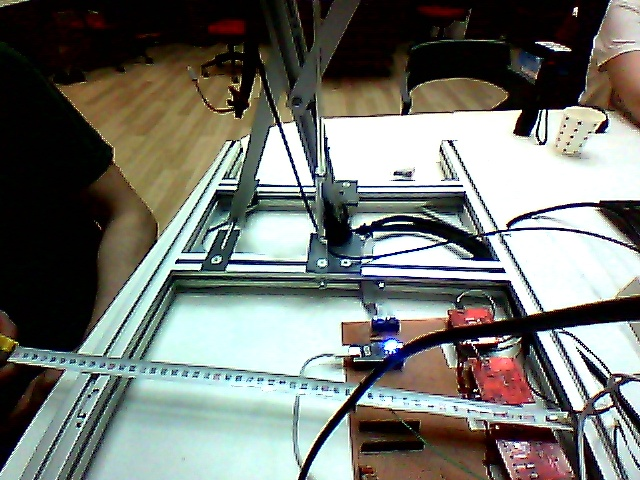
#> input picture 03-Software/6-pi/newnewnew2/perspective/image_0.jpeg, 640 x 480 px, given in place of the camera
$ python video_capture.py
#> lines starting #> are read from the running program, lines starting #| are printed output that depends on the picture
# import the opencv library
import cv2
import img_compare
import rect_detect
import track_complete
import math
import perspective
import center
import per_dir as per_dir
import background


def rescaleFrame(frame, scale = 0.75):
    #images,videos and live video
    width = int(frame.shape[1]*scale)
    height = int(frame.shape[0]*scale)

    dimensions = (width, height)

    return cv2.resize(frame,dimensions,interpolation=cv2.INTER_AREA)


# define a video capture object

# 0 : webcam, to find other cameras, change the number
#vid = cv2.VideoCapture(0)

# IP Webcam app (Play Store)
vid = cv2.VideoCapture(0)


# first, second and base images to compare, in case no pictures is taken for comparison
ret, first = vid.read()
#> first is the input picture: shape (480, 640, 3); mean B, G, R 112.3, 118.2, 115.2
first = cv2.cvtColor(first, cv2.COLOR_BGR2GRAY)
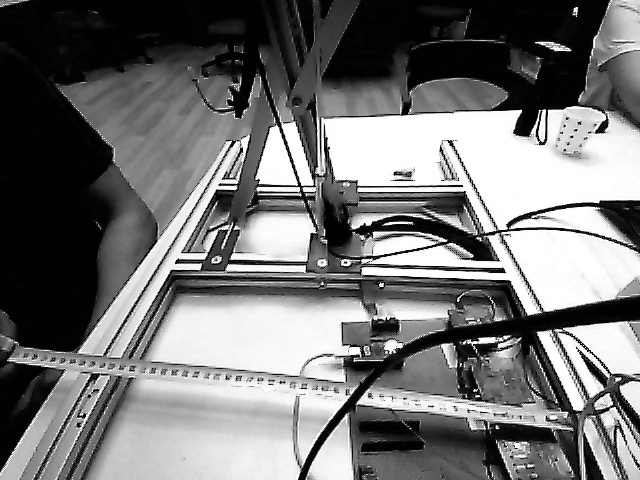
#> first: shape (480, 640); min 0, max 255, mean 116.6
first = rescaleFrame(first, 0.6)
#> in rescaleFrame, `return cv2.resize(frame,dimensions,interpolation=cv2.INTER_AREA)`:
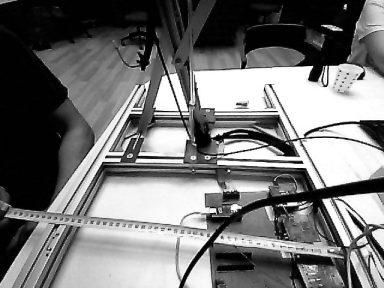
#> returned value: shape (288, 384); min 0, max 255, mean 116.6
base = first
second = first

i = 0               # only for saving images
########################################################################################################
#first=background.background()#### check the directory <------------------------------------------------

while(True):
    # Capture the video frame by frame
    ret, frame = vid.read()

    # to find a working channel, added
    # print('Is camera is available? ',ret)

    # for ip based camera, scale is needed to obtain videos that fits to the screen
    frame = rescaleFrame(frame, 0.6)
#> call 2 of rescaleFrame, with scale = 0.6
#> in rescaleFrame (call 2), `return cv2.resize(frame,dimensions,interpolation=cv2.INTER_AREA)`:
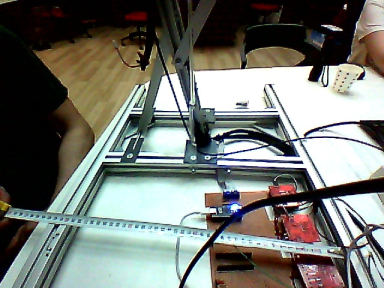
#> returned value: shape (288, 384, 3); mean of channels 0, 1, 2 112.3, 118.2, 115.2; drawn as B, G, R

    # Display the resulting frame
    cv2.imshow('Live Video', frame)

    pressed = cv2.waitKey(1) & 0xFF
#> (key q is pressed here)
    # pressed button
    if ((pressed == ord('f')) or (pressed == ord('s')) or (pressed == ord('t')) or (pressed == ord('b')) or (pressed == ord('q')) or (pressed == ord('d'))):
        # capture first image for comparison
        # waits 1 msec
        if pressed == ord('f'):
            ret, first = vid.read()
            first = cv2.cvtColor(first, cv2.COLOR_BGR2GRAY)
            first = rescaleFrame(first, 0.6)
            #first = perspective.perspective(first)
            print(first.shape)

            # Display the resulting frame
            cv2.imshow('First', first)
            cv2.imwrite('VideoCapture\TestImages\ClearImage.jpeg', first)

        # capture second image
        elif pressed == ord('s'):
            # send this frame to the image processing algorithm
            ret, second = vid.read()
            second = rescaleFrame(second, 0.6)
            #second = perspective.perspective(second)

            # Display the resulting frame
            cv2.imshow('Second', second)
            second = cv2.cvtColor(second, cv2.COLOR_BGR2GRAY)
            cont12, cont12_img = img_compare.img_compare(first, second)
            # points_sec=rect_detect.rect_detect(cont,second.shape)

            cv2.imwrite('VideoCapture\TestImages\Shadow{}.jpeg'.format(i), first)
            i = i + 1

        elif pressed == ord('t'):
            # send this frame to the image processing algorithm
            ret, third = vid.read()
            third = rescaleFrame(third, 0.6)
            #third = perspective.perspective(third)

            # Display the resulting frame
            cv2.imshow('Third', third)
            third = cv2.cvtColor(third, cv2.COLOR_BGR2GRAY)
            cont13, cont13_img = img_compare.img_compare(first, third)

            cont23, cont23_img = img_compare.img_compare(second, third)                     # last

            tracked_cont, tracked_img = track_complete.track_complete(cont13, cont23_img)
            tracked_img, rect_points = rect_detect.rect_detect(tracked_cont,tracked_img.shape)
            tracked_cont, _ = cv2.findContours(tracked_img, cv2.RETR_TREE, cv2.CHAIN_APPROX_SIMPLE)
            per_dir.per_dir(cont_base_img, cont_base, tracked_img, tracked_cont, tracked_img.shape, rect_points)

            second = third              #for the following tracks, update second image


        if pressed == ord('b'):
            ret, base = vid.read()
            base = cv2.cvtColor(base, cv2.COLOR_BGR2GRAY)
            base = rescaleFrame(base, 0.6)
            #first = perspective.perspective(first)

            # Display the resulting frame
            cv2.imshow('Base', base)
            cv2.imwrite('VideoCapture\TestImages\Base.jpeg', base)

            cont_base, cont_base_img = img_compare.img_compare(first, base)

        # to quit, use key 'q'
        elif pressed == ord('q'):
            break

        # to destroy windows, use key 'd'
        elif pressed == ord('d'):
            cv2.destroyAllWindows()

# After the loop release the cap object
vid.release()
# Destroy all the windows
cv2.destroyAllWindows()

$ run again, on 03-Software/6-pi/newnewnew2/perspective/image_2.jpeg
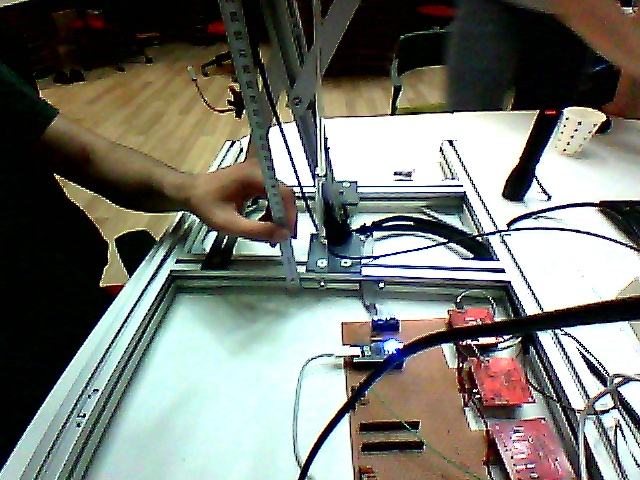
#> input picture 03-Software/6-pi/newnewnew2/perspective/image_2.jpeg, 640 x 480 px, given in place of the camera
#> first is the input picture: shape (480, 640, 3); mean B, G, R 112.2, 119.5, 117.6
#> `first = cv2.cvtColor(first, cv2.COLOR_BGR2GRAY)`:
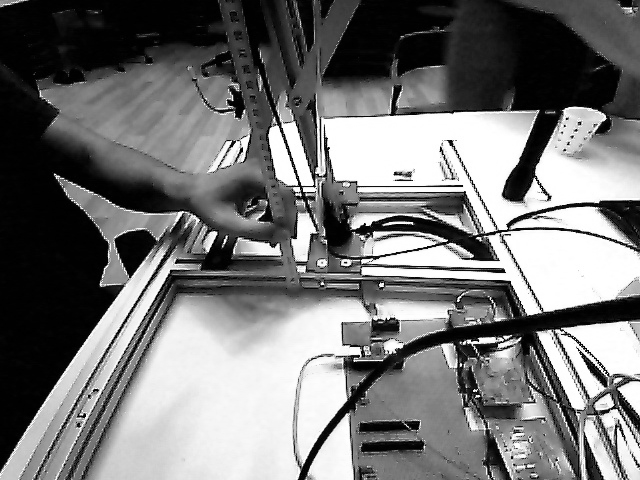
#> first: shape (480, 640); min 0, max 255, mean 118.1
#> in rescaleFrame (call 2), `return cv2.resize(frame,dimensions,interpolation=cv2.INTER_AREA)`:
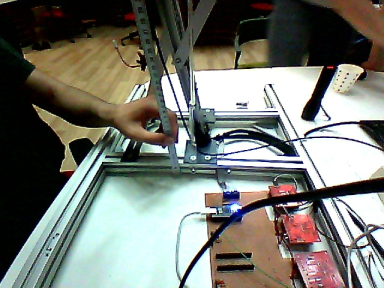
#> returned value: shape (288, 384, 3); mean of channels 0, 1, 2 112.2, 119.5, 117.6; drawn as B, G, R

$ run again, on 03-Software/6-pi/newnewnew2/perspective/image_3.jpeg
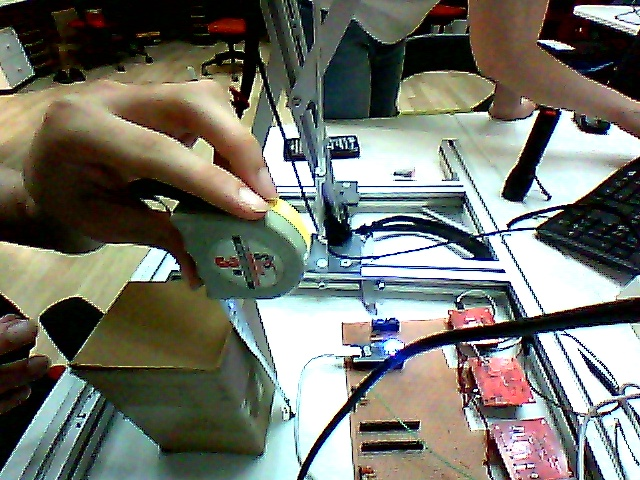
#> input picture 03-Software/6-pi/newnewnew2/perspective/image_3.jpeg, 640 x 480 px, given in place of the camera
#> first is the input picture: shape (480, 640, 3); mean B, G, R 106.7, 116.1, 115
#> `first = cv2.cvtColor(first, cv2.COLOR_BGR2GRAY)`:
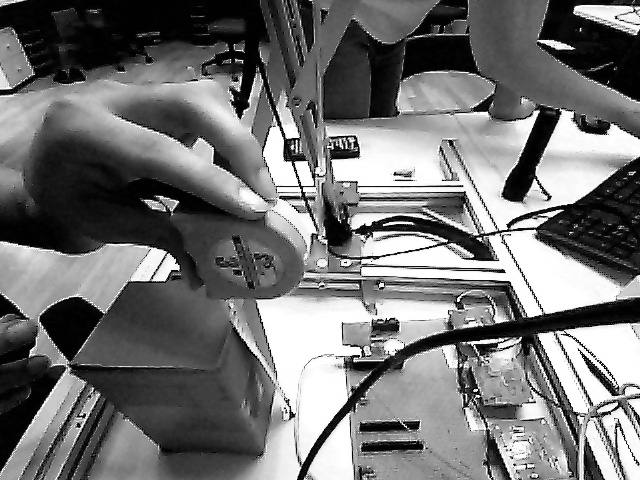
#> first: shape (480, 640); min 0, max 255, mean 114.7
#> in rescaleFrame (call 2), `return cv2.resize(frame,dimensions,interpolation=cv2.INTER_AREA)`:
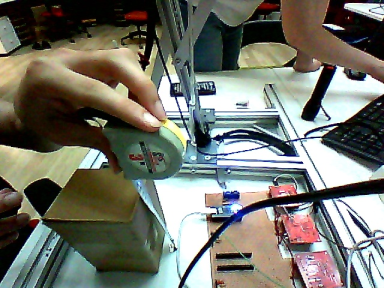
#> returned value: shape (288, 384, 3); mean of channels 0, 1, 2 106.7, 116.1, 115; drawn as B, G, R
